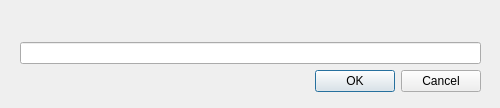
<?xml version="1.0" encoding="UTF-8"?>
<ui version="4.0">
 <class>InputDialog</class>
 <widget class="QDialog" name="InputDialog">
  <property name="geometry">
   <rect>
    <x>0</x>
    <y>0</y>
    <width>500</width>
    <height>108</height>
   </rect>
  </property>
  <property name="windowTitle">
   <string/>
  </property>
  <widget class="QWidget" name="verticalLayoutWidget">
   <property name="geometry">
    <rect>
     <x>20</x>
     <y>10</y>
     <width>461</width>
     <height>82</height>
    </rect>
   </property>
   <layout class="QVBoxLayout" name="verticalLayout">
    <item>
     <widget class="QLabel" name="label">
      <property name="text">
       <string/>
      </property>
     </widget>
    </item>
    <item>
     <widget class="QLineEdit" name="lineEdit"/>
    </item>
    <item>
     <widget class="QDialogButtonBox" name="buttonBox">
      <property name="orientation">
       <enum>Qt::Horizontal</enum>
      </property>
      <property name="standardButtons">
       <set>QDialogButtonBox::Cancel|QDialogButtonBox::Ok</set>
      </property>
     </widget>
    </item>
   </layout>
  </widget>
 </widget>
 <resources/>
 <connections>
  <connection>
   <sender>buttonBox</sender>
   <signal>accepted()</signal>
   <receiver>InputDialog</receiver>
   <slot>accept()</slot>
   <hints>
    <hint type="sourcelabel">
     <x>248</x>
     <y>254</y>
    </hint>
    <hint type="destinationlabel">
     <x>157</x>
     <y>274</y>
    </hint>
   </hints>
  </connection>
  <connection>
   <sender>buttonBox</sender>
   <signal>rejected()</signal>
   <receiver>InputDialog</receiver>
   <slot>reject()</slot>
   <hints>
    <hint type="sourcelabel">
     <x>316</x>
     <y>260</y>
    </hint>
    <hint type="destinationlabel">
     <x>286</x>
     <y>274</y>
    </hint>
   </hints>
  </connection>
 </connections>
</ui>
